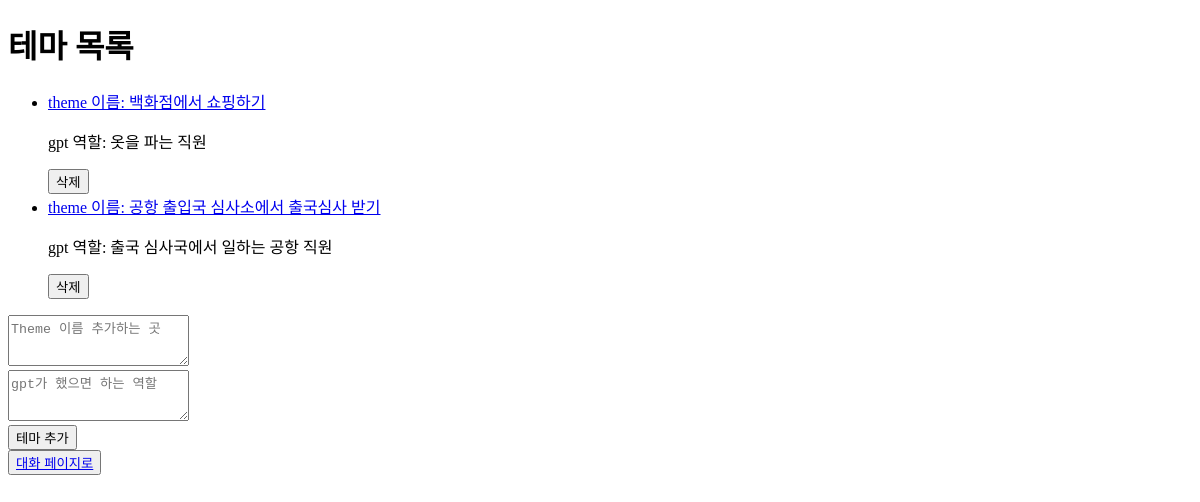
The page /ktalk/theme/ on the database as committed earlier.
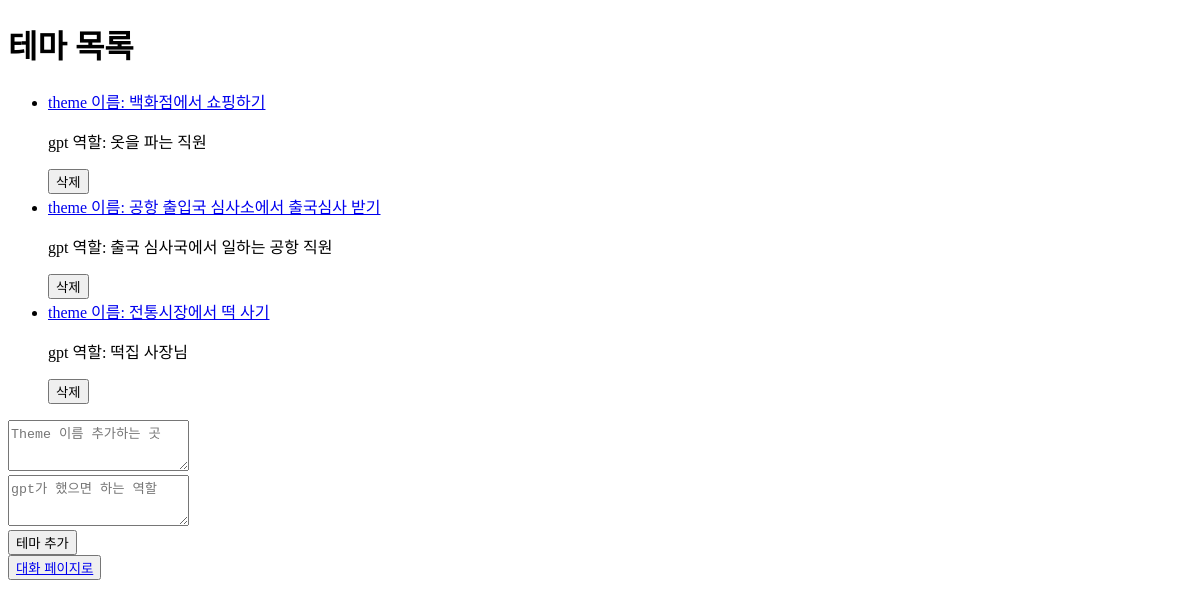
The same page on the database as committed later.
### ktalk/models.py (models this page shows)
class ThemeTest(models.Model):
    name = models.CharField(max_length=100)
    inittext = models.TextField()
    assistantrole = models.TextField()

### ktalk/views.py (the view)
# urls.py: path('theme/', views.theme, name='theme'),
def theme(request):
    themelist = ThemeTest.objects.all().order_by('id')
    if request.method == 'POST':
        return HttpResponseRedirect('/ktalk/add_theme/')
    context = {
        'themelist' : themelist,
    }
    return render(request, 'ktalk/theme.html', context)

### templates/ktalk/theme.html (shortened to what this page needs)
<!DOCTYPE html>
<html>
<head>
</head>
<body>
    <h1>테마 목록</h1>
    <ul>
        {% for theme in themelist %}
            <li>
                <a href="{% url 'ktalk:index_with_theme' theme.id %}">theme 이름: {{ theme.name }}</a>
                <p>gpt 역할: {{ theme.assistantrole }}</p>
                <form action="{% url 'ktalk:delete_theme' theme.id %}" method="post" style="display: inline;">
                    <button type="submit">삭제</button>
                </form>
            </li>
        {% endfor %}
    </ul>
    <form action="{% url 'ktalk:add_theme' %}" method="post">
        <textarea name="new_theme" rows="3" placeholder="Theme 이름 추가하는 곳"></textarea><br>
        <textarea name="new_assistant_role" rows="3" placeholder="gpt가 했으면 하는 역할"></textarea><br>
        <button type="submit">테마 추가</button>
    </form>
    <button><a href="{% url 'ktalk:index' %}">대화 페이지로</a></button>
</body>
</html>

Rows that differ between the two databases and show on the page:
added ThemeTest: name "전통시장에서 떡 사기", assistantrole "떡집 사장님"
